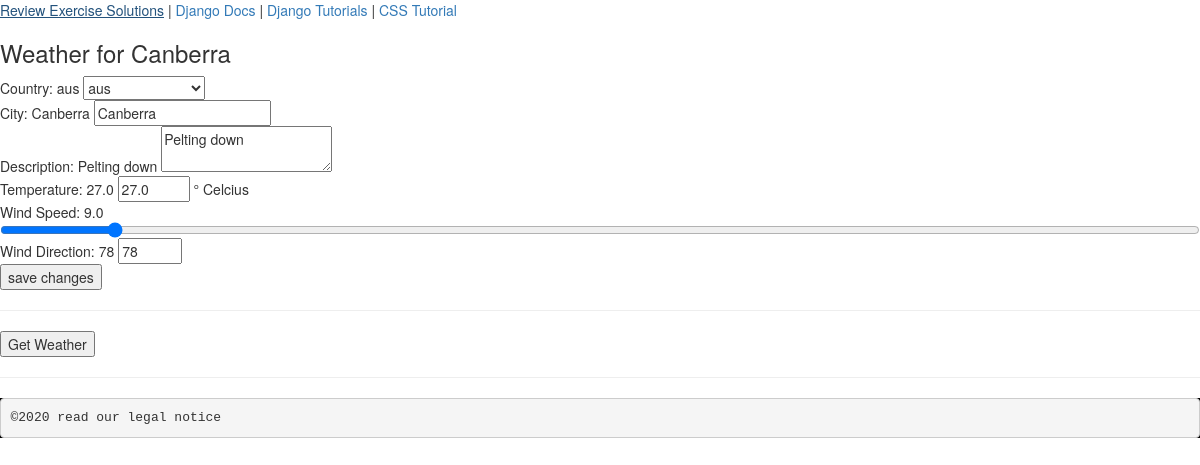
The app's page /polls/4/weather_form/, older data.
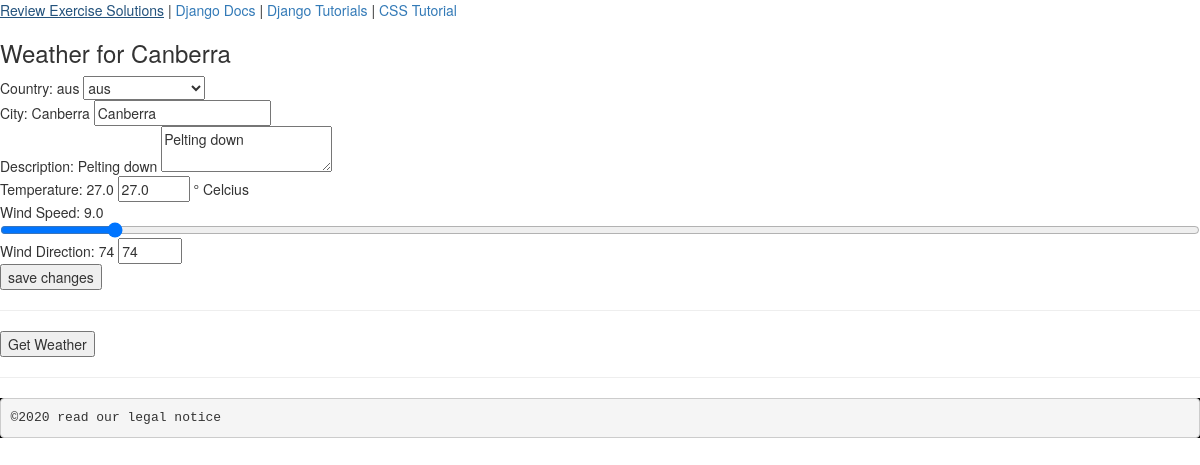
The same page, newer data.
### polls/models.py (models this page shows, shortened)
class Weather(models.Model):
    city = models.CharField(max_length=200)
    country = models.CharField(max_length=200)
    description = models.CharField(max_length=200)
    temperature = models.FloatField(default=22)
    wind_speed = models.FloatField(default=0)
    wind_direction = models.IntegerField(default=0)

### polls/views.py (the view)
# urls.py: path('<int:weather_id>/weather_form/', views.weather_form, name='weather_form'),
def weather_form(request, weather_id):
    if request.method =='POST':
        selected_weather = get_object_or_404(Weather, pk=request.POST['id'])
        selected_weather.country = request.POST['country']
        selected_weather.city = request.POST['city']
        selected_weather.description = request.POST['description']
        selected_weather.temperature = request.POST['temperature']
        selected_weather.wind_speed = request.POST['wind_speed']
        selected_weather.wind_direction = request.POST['wind_direction']
        selected_weather.save()
        weather_list = Weather.objects.order_by('city')
        context = {'weather_list': weather_list}
        return render(request, 'polls/weather.html', context)
    else:
        weather = get_object_or_404(Weather, pk=weather_id)
        context = {'weather':weather}
        return render(request, 'polls/weather_form.html', context)

### polls/templates/polls/weather_form.html (shortened to what this page needs)
{% extends 'polls/base.html' %}
{% block content_block %}
<h3>Weather for {{weather.city}}</h3>
<form action='{% url "polls:weather_form" weather.id %}' method="POST">
    Country: {{weather.country}}
    <select name='country' id='country'>
        <option selected value='{{weather.country}}'>{{weather.country}}</option>
    </select>
    <br />
    City: {{weather.city}}
    <input type="text" placeholder="enter city name" required id='city' name='city' value="{{weather.city}}" />
    <br />
    Description: {{weather.description}}
    <textarea id='description' name='description'>{{weather.description}}</textarea>
    <br />
    Temperature: {{weather.temperature}}
    <input type="text" size='6' value='{{weather.temperature}}' name='temperature' id='temperature' />
    &deg; Celcius
    <br />
    Wind Speed: {{weather.wind_speed}}
    <input type="range" id='wind_speed' name='wind_speed' value='{{weather.wind_speed}}' placeholder="wind speed" />
    Wind Direction: {{weather.wind_direction}}
    <input type="number" id='wind_direction' name='wind_direction' value="{{weather.wind_direction}}" min="0" max="360"
        placeholder="wind direction" />
    <br />
    <input type='submit' value='save changes' />
</form>
<hr />
<section>
    <button onclick="getWeather()" id='btnWeather'>Get Weather</button>
</section>
<hr />
{% endblock %}

### polls/templates/polls/base.html (shortened to what this page needs)
<!DOCTYPE html>
<html lang="en">
<head>
    {% load static %}
    <link rel='stylesheet' type="text/css" href='{% static "polls/bootstrap.min.css" %}' />
    <link rel='stylesheet' type="text/css" href='{% static "polls/styles.css" %}' />
</head>
<body>
    <article>
        <nav>
            {% block nav_block %}
            <a href='weather/'>Review Exercise Solutions</a> |
            <a href='https://djangoproject.com'>Django Docs</a> |
            <a href='https://djangogirls.org'>Django Tutorials</a> |
            <a href='https://www.w3schools.com/Css/'>CSS Tutorial</a>
            {% endblock %}
        </nav>
        <section>
            {% block content_block %}
            {% endblock %}
        </section>
        <footer>
            <pre>&copy;2020 read our legal notice</pre>
        </footer>
    </article>
</body>
</html>

### polls/static/polls/styles.css (style rules this page uses)
footer { background-color: black; color: blanchedalmond; }

Row changes from the older to the newer data that the page shows:
changed Weather "Canberra": wind_direction "78" → "74"
